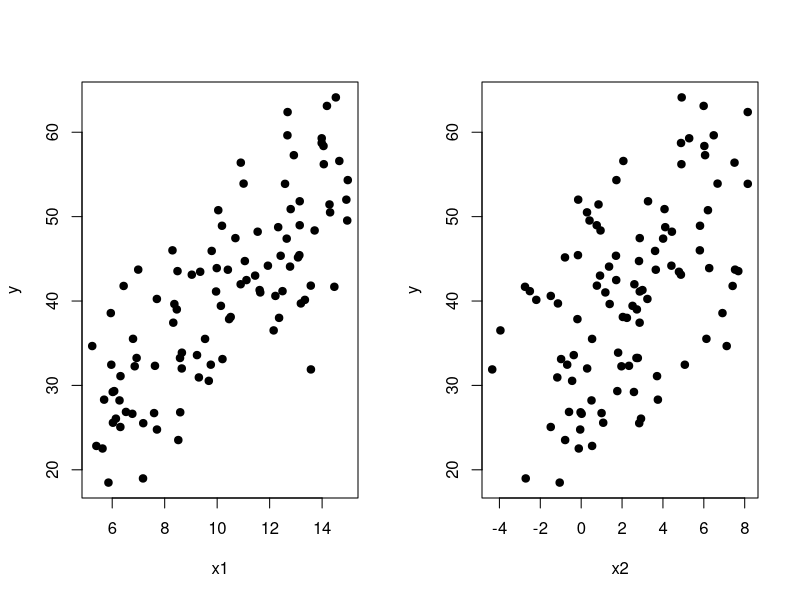

This figure's R source:
## ---- chunk 1
set.seed(2025)
n <- 100
p <- 3

x1 <- runif(n,5,15) #menyebar seragam dari 5-15 
x2 <- rnorm(n,3,3) #menyebar normal dari rataan 3, ragam 3
x0 <- rep(1,n) #dibuat seperti data frame nilai 1 hingga n
X  <- data.frame(x0,x1,x2)
X
## ---- chunk 2
e  <- rnorm(n,0,3)
y <- 5 + 3*x1 + 2*x2 + e
rand.comp <- data.frame(e,y) 
rand.comp
## ---- chunk 3
dt <- data.frame(y,x1,x2)
dt
## ---- chunk 4
par(mfrow=c(1,2)) #parameter (bagi jendela plot 1 baris 2 kol)
plot(x1, y, pch=19) #pch 19 itu bikin titik bulat amatan
plot(x2, y, pch=19)
## ---- chunk 5
y <- as.matrix(y)
X <- as.matrix(cbind(x0,x1,x2))
b <- solve(t(X)%*%X)%*%t(X)%*%y;round(b,4)
## ---- chunk 6
b0<-b[1];b0
## ---- chunk 7
b1<-b[2];b1
## ---- chunk 8
b2<-b[3];b2
## ---- chunk 9
sigma_kuadrat <- (t(y)%*%y-t(b)%*%t(X)%*%y)/(n-p)
Res_se <- sqrt(sigma_kuadrat)
round(Res_se,3)
## ---- chunk 10
df <- n-p
df
## ---- chunk 11
y_duga <- b0+b1*x1+b2*x2
Y <- data.frame(y,y_duga);Y
## ---- chunk 12
R_squared <- (cor(y,y_duga))^2;round(R_squared,4)
## ---- chunk 13
R_squared_adj <- 1-((1-R_squared)*(n-1)/(n-p));round(R_squared_adj,4)
## ---- chunk 14
KTReg <- sum((y_duga-mean(y))^2)/(p-1)
galat <- y-(b0+b1*x1+b2*x2)
KTG   <- sum(galat^2)/(n-p)
Fhit  <- KTReg/KTG;round(Fhit,0)
## ---- chunk 15
dbreg <- p-1;dbreg
## ---- chunk 16
dbg <- n-p;dbg
## ---- chunk 17
pf(Fhit, dbreg, dbg, lower.tail = F)
## ---- chunk 18
se_b <- sqrt(sigma_kuadrat[1]*solve(t(X)%*%X))
## ---- chunk 19
cov_beta <- sigma_kuadrat[1] * solve(t(X) %*% X)
se_b <- sqrt(diag(cov_beta)); round(se_b,4)
## ---- chunk 20
t_b0 <- b0/se_b[1];round(t_b0,2)
## ---- chunk 21
2*pt(-abs(t_b0 ),df <- n-p)
## ---- chunk 22
t_b1 <- b1/se_b[2];round(t_b1,2)
## ---- chunk 23
2*pt(-abs(t_b1 ),df <- n-p)
## ---- chunk 24
t_b2 <- b2/se_b[3];round(t_b2,2)
## ---- chunk 25
2*pt(-abs(t_b2 ),df <- n-p)
## ---- chunk 26
t <- qt(.975, df <- n-p)

BB_b0 <- b0-t*se_b[1]
BA_b0 <- b0+t*se_b[1]

BB_b1 <- b1-t*se_b[2]
BA_b1 <- b1+t*se_b[2]

BB_b2 <- b2-t*se_b[3]
BA_b2 <- b2+t*se_b[3]

Batas.Bawah <- as.matrix(c(round(BB_b0,6),round(BB_b1,6),round(BB_b2,6)))
Batas.Atas <- as.matrix(c(round(BA_b0,6),round(BA_b1,6),round(BA_b2,6)))

Selang.Kepercayaan <- cbind(Batas.Bawah, Batas.Atas)
colnames(Selang.Kepercayaan ) <- c("Batas bawah Selang (2.5%)", "Batas atas Selang (97.5%)")
rownames(Selang.Kepercayaan ) <- c("Intersept", "b1", "b2")
Selang.Kepercayaan
## ---- chunk 27
model_reg <- lm(y~x1+x2, data= dt)
summary(model_reg)
## ---- chunk 28
anova(model_reg)
## ---- chunk 29
confint(model_reg, level = 0.95)
## ---- chunk 30
koef<- as.matrix(model_reg$coefficients)
penduga <- cbind(b, koef)
colnames(penduga) <- c('matriks', 'fungsi lm')
rownames(penduga) <- c("intersep", "b1", "b2")
penduga
